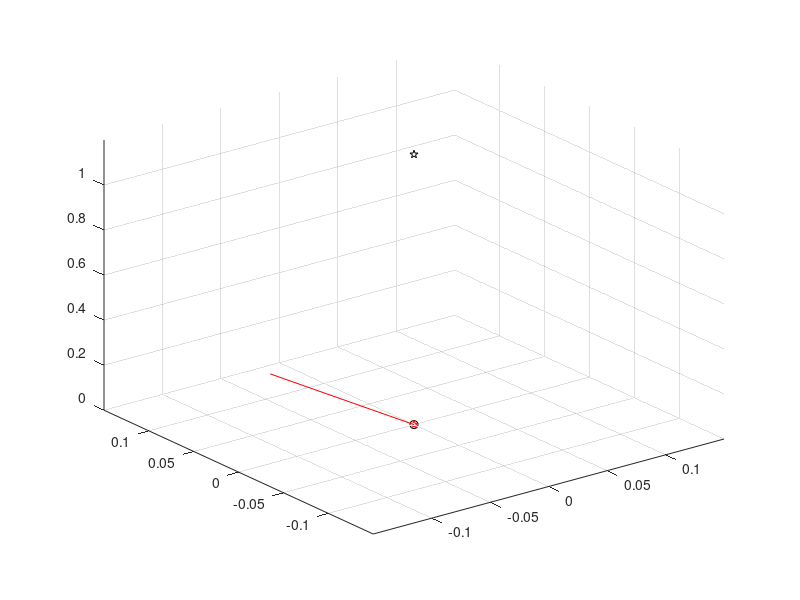

MATLAB code to generate this figure:
clc; clear; close all;

%% Reference Frame Simulation

arenaCenter = [0.0 0.0 0.0];
camera = [0.0 0.0 1.2];

rVec = [2.39290834, 0.6210523, -0.26670166];
tVec = [-0.2497, -0.0591, 0.8337];

camera_drone = tVec - camera;
camera_arena = arenaCenter - camera;
arena_drone = camera_drone - camera_arena;

% Convert the rotation vector to a rotation matrix
%R_drone_to_cam = [ 0.99410564  0.10825669  0.00587067;
 %                  0.08566473 -0.75115132 -0.65454812;
  %                -0.06644945  0.65119289 -0.75599755];

% Plot Arena center & Camera
plot3(arenaCenter(1), arenaCenter(2), arenaCenter(3), 'ko')
hold on; grid on
plot3(camera(1), camera(2), camera(3), 'kp')

plot3([arenaCenter(1) arena_drone(1)], [arenaCenter(2) arena_drone(2)], ...
      [arenaCenter(3) arena_drone(3)], 'p-r')

% Box will be 30x30x120 [cm] for simulation
xlim([-0.15 0.15])
ylim([-0.15 0.15])
zlim([0 1.2])

